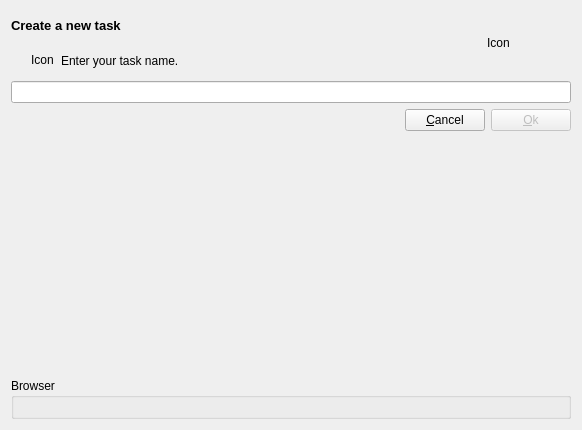
<?xml version="1.0" encoding="UTF-8"?>
<ui version="4.0">
 <class>DialogNewTask</class>
 <widget class="QDialog" name="DialogNewTask">
  <property name="geometry">
   <rect>
    <x>0</x>
    <y>0</y>
    <width>582</width>
    <height>430</height>
   </rect>
  </property>
  <property name="windowTitle">
   <string>New Task</string>
  </property>
  <property name="modal">
   <bool>false</bool>
  </property>
  <layout class="QVBoxLayout" name="verticalLayout_3">
   <item>
    <layout class="QHBoxLayout" name="horizontalLayout_4">
     <item>
      <layout class="QVBoxLayout" name="verticalLayout_2">
       <item>
        <widget class="QLabel" name="label_3">
         <property name="font">
          <font>
           <pointsize>10</pointsize>
           <weight>75</weight>
           <bold>true</bold>
          </font>
         </property>
         <property name="text">
          <string>Create a new task</string>
         </property>
        </widget>
       </item>
       <item>
        <layout class="QHBoxLayout" name="horizontalLayout">
         <item>
          <spacer name="horizontalSpacer_3">
           <property name="orientation">
            <enum>Qt::Horizontal</enum>
           </property>
           <property name="sizeType">
            <enum>QSizePolicy::Fixed</enum>
           </property>
           <property name="sizeHint" stdset="0">
            <size>
             <width>20</width>
             <height>20</height>
            </size>
           </property>
          </spacer>
         </item>
         <item>
          <widget class="QLabel" name="labelInfoIcon">
           <property name="sizePolicy">
            <sizepolicy hsizetype="Fixed" vsizetype="Preferred">
             <horstretch>0</horstretch>
             <verstretch>0</verstretch>
            </sizepolicy>
           </property>
           <property name="minimumSize">
            <size>
             <width>24</width>
             <height>24</height>
            </size>
           </property>
           <property name="maximumSize">
            <size>
             <width>24</width>
             <height>24</height>
            </size>
           </property>
           <property name="text">
            <string>Icon</string>
           </property>
          </widget>
         </item>
         <item>
          <widget class="QLabel" name="labelInfo">
           <property name="text">
            <string>Enter your task name.</string>
           </property>
          </widget>
         </item>
        </layout>
       </item>
      </layout>
     </item>
     <item>
      <widget class="QLabel" name="labelIcon">
       <property name="sizePolicy">
        <sizepolicy hsizetype="Fixed" vsizetype="Fixed">
         <horstretch>0</horstretch>
         <verstretch>0</verstretch>
        </sizepolicy>
       </property>
       <property name="minimumSize">
        <size>
         <width>64</width>
         <height>64</height>
        </size>
       </property>
       <property name="maximumSize">
        <size>
         <width>64</width>
         <height>64</height>
        </size>
       </property>
       <property name="text">
        <string>Icon</string>
       </property>
      </widget>
     </item>
     <item>
      <spacer name="horizontalSpacer_2">
       <property name="orientation">
        <enum>Qt::Horizontal</enum>
       </property>
       <property name="sizeType">
        <enum>QSizePolicy::Fixed</enum>
       </property>
       <property name="sizeHint" stdset="0">
        <size>
         <width>20</width>
         <height>20</height>
        </size>
       </property>
      </spacer>
     </item>
    </layout>
   </item>
   <item>
    <widget class="QLineEdit" name="lineEditNewTask">
     <property name="minimumSize">
      <size>
       <width>500</width>
       <height>0</height>
      </size>
     </property>
    </widget>
   </item>
   <item>
    <layout class="QHBoxLayout" name="horizontalLayout_2">
     <item>
      <widget class="QToolButton" name="toolButtonBrowser">
       <property name="minimumSize">
        <size>
         <width>22</width>
         <height>22</height>
        </size>
       </property>
       <property name="maximumSize">
        <size>
         <width>22</width>
         <height>22</height>
        </size>
       </property>
       <property name="text">
        <string/>
       </property>
       <property name="checkable">
        <bool>true</bool>
       </property>
       <property name="autoRepeat">
        <bool>false</bool>
       </property>
       <property name="autoExclusive">
        <bool>false</bool>
       </property>
       <property name="autoRaise">
        <bool>true</bool>
       </property>
      </widget>
     </item>
     <item>
      <spacer name="horizontalSpacer">
       <property name="orientation">
        <enum>Qt::Horizontal</enum>
       </property>
       <property name="sizeHint" stdset="0">
        <size>
         <width>40</width>
         <height>20</height>
        </size>
       </property>
      </spacer>
     </item>
     <item>
      <widget class="QPushButton" name="pushButtonCancel">
       <property name="text">
        <string>&amp;Cancel</string>
       </property>
       <property name="default">
        <bool>false</bool>
       </property>
      </widget>
     </item>
     <item>
      <widget class="QPushButton" name="pushButtonOk">
       <property name="enabled">
        <bool>false</bool>
       </property>
       <property name="text">
        <string>&amp;Ok</string>
       </property>
       <property name="default">
        <bool>true</bool>
       </property>
      </widget>
     </item>
    </layout>
   </item>
   <item>
    <spacer name="verticalSpacer_3">
     <property name="orientation">
      <enum>Qt::Vertical</enum>
     </property>
     <property name="sizeType">
      <enum>QSizePolicy::Expanding</enum>
     </property>
     <property name="sizeHint" stdset="0">
      <size>
       <width>20</width>
       <height>0</height>
      </size>
     </property>
    </spacer>
   </item>
   <item>
    <widget class="QGroupBox" name="groupBoxBrowser">
     <property name="title">
      <string>Browser</string>
     </property>
     <layout class="QVBoxLayout" name="verticalLayout"/>
    </widget>
   </item>
  </layout>
 </widget>
 <resources/>
 <connections>
  <connection>
   <sender>pushButtonCancel</sender>
   <signal>clicked()</signal>
   <receiver>DialogNewTask</receiver>
   <slot>reject()</slot>
   <hints>
    <hint type="sourcelabel">
     <x>395</x>
     <y>124</y>
    </hint>
    <hint type="destinationlabel">
     <x>278</x>
     <y>119</y>
    </hint>
   </hints>
  </connection>
  <connection>
   <sender>pushButtonOk</sender>
   <signal>clicked()</signal>
   <receiver>DialogNewTask</receiver>
   <slot>accept()</slot>
   <hints>
    <hint type="sourcelabel">
     <x>481</x>
     <y>120</y>
    </hint>
    <hint type="destinationlabel">
     <x>197</x>
     <y>106</y>
    </hint>
   </hints>
  </connection>
 </connections>
</ui>
